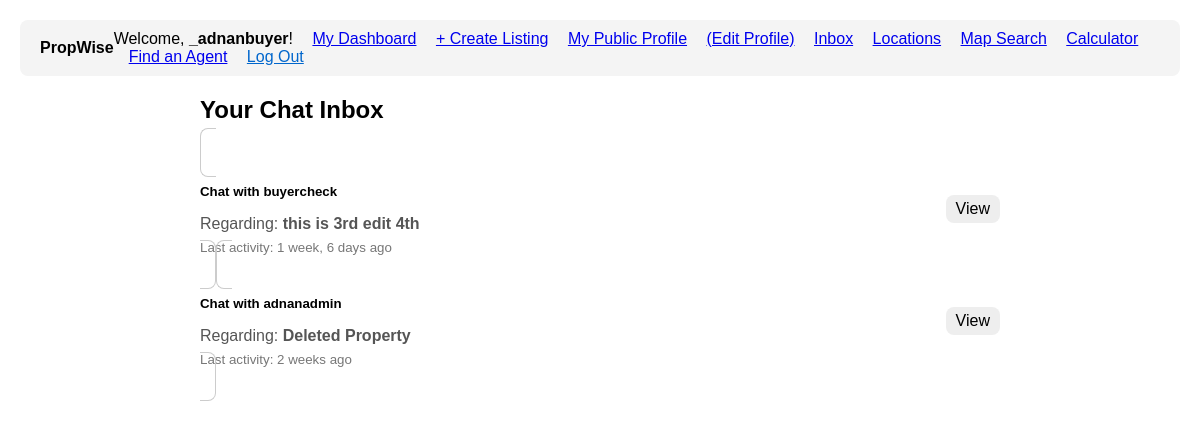
The page /chat/inbox/ (signed in) on the database its author committed.
### accounts/models.py (models this page shows, shortened)
class User(AbstractUser):
    is_agent = models.BooleanField('Is agent', default=False)
    is_buyer = models.BooleanField('Is buyer', default=True) # By default, users are buyers
    phone_number = models.CharField(max_length=20, blank=True)
    profile_picture = models.ImageField(upload_to='profile_pics/', blank=True, null=True)
    favorites = models.ManyToManyField(
        Property,
        related_name="favorited_by",
        blank=True
    )

### chat/models.py (models this page shows, shortened)
class ChatThread(models.Model):
    property = models.ForeignKey(
        Property,
        on_delete=models.SET_NULL,  # <-- NOT CASCADE
        related_name='chat_threads',
        null=True,  # <-- Required for SET_NULL
        blank=True  # <-- Allows this to be empty in forms
    )
    buyer = models.ForeignKey(
        User,
        on_delete=models.CASCADE,  # Cascade is OK here. If a buyer is deleted, their threads go.
        related_name='bought_chat_threads'
    )
    agent = models.ForeignKey(
        User,
        on_delete=models.CASCADE,  # Cascade is OK here. If an agent is deleted, their threads go.
        related_name='agent_chat_threads'
    )
    created_at = models.DateTimeField(auto_now_add=True)
    updated_at = models.DateTimeField(auto_now=True)
    class Meta:
        unique_together = ('property', 'buyer', 'agent')

### properties/models.py (models this page shows, shortened)
class Property(models.Model):
    title = models.CharField(max_length=255)
    description = models.TextField()
    price = models.BigIntegerField()
    area = models.ForeignKey(
        Area,
        on_delete=models.SET_NULL,
        null=True,
        related_name="properties"
    )
    latitude = models.DecimalField(
        max_digits=9,
        decimal_places=6,
        null=True,
        blank=True,
        help_text="Exact latitude of the property (e.g., 31.470510)"
    )
    longitude = models.DecimalField(
        max_digits=9,
        decimal_places=6,
        null=True,
        blank=True,
        help_text="Exact longitude of the property (e.g., 74.394170)"
    )
    purpose = models.CharField(max_length=10, choices=PropertyPurpose.choices)
    property_type = models.CharField(max_length=20, choices=PropertyType.choices)
    bedrooms = models.PositiveSmallIntegerField(null=True, blank=True)
    bathrooms = models.PositiveSmallIntegerField(null=True, blank=True)
    area_size = models.DecimalField(max_digits=10, decimal_places=2)
    area_unit = models.CharField(max_length=10, choices=AreaUnit.choices, default=AreaUnit.MARLA)
    agent = models.ForeignKey(settings.AUTH_USER_MODEL, on_delete=models.CASCADE, related_name="properties")
    created_at = models.DateTimeField(auto_now_add=True)
    updated_at = models.DateTimeField(auto_now=True)
    main_image = models.ImageField(upload_to='properties/main_images/', null=True, blank=True)
    is_verified = models.BooleanField(
        default=False,
        help_text="Mark this listing as verified by the admin (e.g., checked for accuracy)."
    )
    is_featured = models.BooleanField(
        default=False,
        help_text="Mark this listing as 'Featured' to show it at the top."
    )
    featured_until = models.DateTimeField(
        null=True,
        blank=True,
        help_text="When this listing should stop being featured (e.g., 7 days from now)."
    )
    status = models.CharField(
        max_length=10,
        choices=PropertyStatus.choices,
        default=PropertyStatus.ACTIVE,
        help_text="The current status of the listing (e.g., Active, Sold)."
    )
    sold_date = models.DateTimeField(
        null=True,
        blank=True,
        help_text="The date and time this property was marked as sold."
    )
    video_url = models.URLField(
        max_length=500,
        null=True,
        blank=True,
        help_text="A link to a YouTube or Vimeo video walkthrough (e.g., https://www.youtube.com/watch?v=...)"
    )

### chat/views.py (the view)
# urls.py: path('inbox/', views.chat_inbox_view, name='chat_inbox'),
@login_required(login_url='login')
def chat_inbox_view(request):
    threads = ChatThread.objects.filter(
        Q(buyer=request.user) | Q(agent=request.user)
    ).order_by('-updated_at') # Show newest active chats first
    context = {
        'threads': threads
    }
    return render(request, 'chat/inbox.html', context)

### chat/templates/chat/inbox.html (shortened to what this page needs)
{% extends 'base.html' %}
{% block content %}
<div class="container" style="margin-top: 20px;">
    <div style="max-width: 800px; margin: auto;">
        <h2 style="margin-bottom: 20px;">Your Chat Inbox</h2>
        <div class="list-group">
            {% for thread in threads %}
                <a href="{% url 'chat_detail' thread_id=thread.id %}" class="list-group-item list-group-item-action" style="padding: 15px; border: 1px solid #ccc; border-radius: 8px; margin-bottom: 10px; text-decoration: none; color: inherit;">
                    <div style="display: flex; justify-content: space-between; align-items: center;">
                        <div>
                            <h5 style="margin-bottom: 5px;">
                                Chat with
                                {% if thread.buyer == user %}
                                    <strong>{{ thread.agent.username }}</strong>
                                {% else %}
                                    <strong>{{ thread.buyer.username }}</strong>
                                {% endif %}
                            </h5>
                            <p style="margin-bottom: 5px; color: #555;">
                                Regarding: <strong>{{ thread.property.title|default:"Deleted Property" }}</strong>
                            </p>
                            <small style="color: #777;">Last activity: {{ thread.updated_at|timesince }} ago</small>
                        </div>
                        <span style="background: #eee; padding: 5px 10px; border-radius: 8px;">View</span>
                    </div>
                </a>
            {% empty %}
                <p>You have no active chat conversations.</p>
            {% endfor %}
        </div>
    </div>
</div>
{% endblock content %}

### templates/base.html (shortened to what this page needs)
<!DOCTYPE html>
<html lang="en">
<head>
</head>
<body>
    <header style="display: flex; justify-content: space-between; align-items: center; padding: 10px 20px; background: #f4f4f4; border-radius: 8px; margin-bottom: 20px;">
       <div>
        <a href="{% url 'homepage' %}" style="text-decoration: none; color: inherit;">
            <strong>PropWise</strong>
        </a>
    </div>
        <nav>
            {% if user.is_authenticated %}
            <span>
                Welcome, <strong>{{ user.username }}</strong>!
            </span>
            {% if user.is_agent %}
                <a href="{% url 'agent_dashboard' %}" style="margin-left: 15px;">My Dashboard</a>
                <a href="{% url 'property_create' %}" style="margin-left: 15px;">+ Create Listing</a>
            {% else %}
                <a href="{% url 'saved_properties' %}" style="margin-left: 15px;">My Saved Properties</a>
            {% endif %}
            {% if user.is_agent %}
    <a href="{% url 'agent_profile' pk=user.pk %}" style="margin-left: 15px;">My Public Profile</a>
    <a href="{% url 'profile' %}" style="margin-left: 15px;">(Edit Profile)</a>
{% else %}
    <a href="{% url 'profile' %}" style="margin-left: 15px;">My Profile</a>
{% endif %}
            <a href="{% url 'chat_inbox' %}" style="margin-left: 15px;">Inbox</a>
            <a href="{% url 'all_cities' %}" style="margin-left: 15px;">Locations</a>
            <a href="{% url 'map_search' %}" style="margin-left: 15px;">Map Search</a>
            <a href="{% url 'calculator' %}" style="margin-left: 15px;">Calculator</a>
            <a href="{% url 'agent_directory' %}" style="margin-left: 15px;">Find an Agent</a>
            <form action="{% url 'logout' %}" method="post" style="display: inline; margin-left: 15px;">
                <button type="submit" style="
                    background: none;
                    border: none;
                    color: #0066cc; /* Or your default link color */
                    cursor: pointer;
                    text-decoration: underline;
                    padding: 0;
                    font-size: inherit; /* Matches the rest of the text */
                    font-family: inherit;
                ">Log Out</button>
            </form>
            {% endif %}
        </nav>
    </header>
    {% block content %}
    {% endblock content %}
</body>
</html>

### templates/base.html (style rules this page uses)
body { font-family: Arial, sans-serif; margin: 20px; }

### rows shown on the page
User: username "_adnanbuyer"
ChatThread: buyer.username "buyercheck", property "this is 3rd edit 4th", updated_at "1 week, 6 days"
ChatThread: agent.username "adnanadmin", property "Deleted Property", updated_at "2 weeks"
